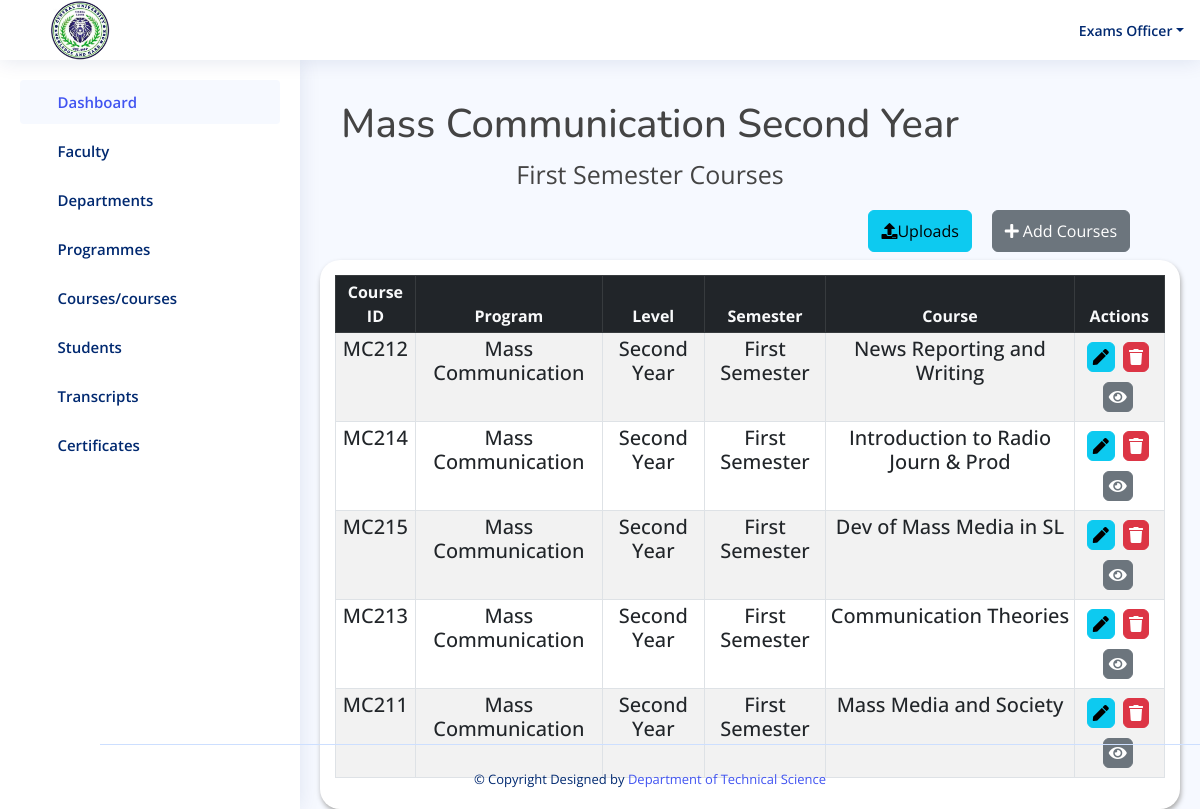
Page /result/masscom_year2_first_semester/ (signed in) on the committed database.
### result/models.py (models this page shows, shortened)
class masscom_year2_semester1(models.Model):
    code = models.CharField(max_length=50, default='')
    program = models.ForeignKey(Program, on_delete=models.CASCADE)
    level = models.CharField(max_length=20, choices=YEAR2_LEVEL2)
    semester = models.CharField(max_length=20,choices=YEAR2_SEMESTER1)
    course = models.CharField(max_length=50)

class Program(models.Model):
    program = models.CharField(max_length=100)
    department = models.ForeignKey(Department, on_delete=models.CASCADE)
    def __str__(self):
        return self.program

### result/views.py (the view)
# urls.py: path('masscom_year2_first_semester/', views.masscom_year2_first_semester, name='masscom_year2_first_semester'),
@login_required(login_url='login')
def masscom_year2_first_semester(request):
    masscom_yr2_sem1 = masscom_year2_semester1.objects.all()
    if request.method == 'POST':
        form = massCourseForm3(request.POST)
        if form.is_valid():
            course = form.cleaned_data['course']
            if masscom_year2_semester1.objects.filter(course=course).exists():
                messages.error(request, f"'{course}' already exists!")
                return redirect('masscom_year2_first_semester')  # Redirect back to the faculty page without saving the form
            form.save()
            messages.success(request, "Course has been added!")
            return redirect('masscom_year2_first_semester')
    else:
        form = massCourseForm3()
    return render(request, 'result/masscom_year2_first_semester.html', {'masscom_yr2_sem1': masscom_yr2_sem1, 'form': form})

### templates/result/masscom_year2_first_semester.html (shortened to what this page needs)
{% load static %}
<!DOCTYPE html>
<html lang="en">
<head>
  <link href="https://cdn.datatables.net/v/bs5/jszip-2.5.0/dt-1.13.4/b-2.3.6/b-html5-2.3.6/b-print-2.3.6/datatables.min.css" rel="stylesheet"/>
   <link rel="stylesheet" href="https://cdnjs.cloudflare.com/ajax/libs/font-awesome/5.15.4/css/all.min.css" />
  <link href="{% static 'assets/vendor/bootstrap/css/bootstrap.min.css' %}" rel="stylesheet">
  <link href="{% static 'assets/vendor/bootstrap-icons/bootstrap-icons.css' %}" rel="stylesheet">
  <link href="{% static 'assets/vendor/boxicons/css/boxicons.min.css' %}" rel="stylesheet">
  <link href="{% static 'assets/vendor/quill/quill.snow.css' %}" rel="stylesheet">
  <link href="{% static 'assets/vendor/quill/quill.bubble.css' %}" rel="stylesheet">
  <link href="{% static 'assets/vendor/remixicon/remixicon.css' %}" rel="stylesheet">
  <link href="{% static 'assets/vendor/simple-datatables/style.css' %}" rel="stylesheet">
  <link href="{% static 'assets/style.css'%}" rel="stylesheet">
  <link rel="stylesheet" href="{% static 'assets/css/result.css' %}">
</head>
<body>
 <header id="header" class="header fixed-top d-flex align-items-center">
  <div class="d-flex align-items-center justify-content-between">
    <img style="width: 60px; margin-left: -250px; margin-right: 50px; margin-top: 30px; margin-bottom:30px;"  src="{% static 'assets/img/cusl.jpeg' %}" alt="">
    <i class="bi bi-list toggle-sidebar-btn"></i>
  </div>
  <nav class="header-nav ms-auto">
    <ul class="d-flex align-items-center">
      <li class="nav-item dropdown pe-3">
        <a class="nav-link nav-profile d-flex align-items-center pe-0" href="#" data-bs-toggle="dropdown">
          <span class="d-none d-md-block dropdown-toggle ps-2">Exams Officer</span>
        </a>
      </li>
    </ul>
  </nav>
</header>
 <aside id="sidebar" class="sidebar">
  <ul class="sidebar-nav" id="sidebar-nav">
    <li class="nav-item">
      <a class="nav-link " href="{% url 'admin1' %}">
        <i class="bi bi-grid"></i>
        <span>Dashboard</span>
      </a>
    </li>
    <li class="nav-item">
      <a class="nav-link collapsed" data-bs-target="#components-nav" data-bs-toggle="collapse" href="#">
        <i class="bi bi-menu-button-wide"></i><span>Faculty</span><i class="bi bi-chevron-down ms-auto"></i>
      </a>
    </li>
    <li class="nav-item">
      <a class="nav-link collapsed" data-bs-target="#forms-nav" data-bs-toggle="collapse" href="#">
        <i class="bi bi-journal-text"></i><span>Departments</span><i class="bi bi-chevron-down ms-auto"></i>
      </a>
    </li>
    <li class="nav-item">
      <a class="nav-link collapsed" data-bs-target="#tables-nav" data-bs-toggle="collapse" href="#">
        <i class="bi bi-layout-text-window-reverse"></i><span>Programmes</span><i class="bi bi-chevron-down ms-auto"></i>
      </a>
    </li>
    <li class="nav-item">
      <a class="nav-link collapsed" data-bs-target="#charts-nav" data-bs-toggle="collapse" href="#">
        <i class="bi bi-bar-chart"></i><span>Courses/courses</span><i class="bi bi-chevron-down ms-auto"></i>
      </a>
    </li>
    <li class="nav-item">
      <a class="nav-link collapsed" data-bs-target="#icon-nav" data-bs-toggle="collapse" href="#">
        <i class="bi bi-person"></i><span>Students</span><i class="bi bi-chevron-down ms-auto"></i>
      </a>
    </li>
    <li class="nav-item">
      <a class="nav-link collapsed" data-bs-target="#iconnavi" data-bs-toggle="collapse" href="#">
        <i class="bi bi-person"></i><span>Transcripts</span><i class="bi bi-chevron-down ms-auto"></i>
      </a>
    </li>
    <li class="nav-item">
      <a class="nav-link collapsed" data-bs-target="#iconnav" data-bs-toggle="collapse" href="#">
        <i class="bi bi-person"></i><span>Certificates</span><i class="bi bi-chevron-down ms-auto"></i>
      </a>
    </li>
  </ul>
</aside>
    <div class="container" style="margin-top:100px;">
            <div class="col-md-12">
                <h1 class="text-center" style="margin-left:100px;">Mass Communication Second Year</h1>
                <p class="text-center" style="margin-left:100px; font-size: 25px;">First Semester Courses</p>
            </div>
        </div>
        <div class="row">
          <div class="col-md-12">
              <div class="d-flex justify-content-end">
                <a href="{% url 'upload_masscom_course3' %}" class="btn btn-info btn mb-2  py-2"
                   style="margin-right:20px;" type="submit">
                  <i class="fa fa-upload" aria-hidden="true"></i>Uploads</a>
                  <a href="" class="btn btn-secondary btn mb-2  py-2"
                  data-bs-toggle="modal" data-bs-target="#exampleModalt" style="margin-right:70px;">
                  <i class="fas fa-plus">&nbsp;</i>Add Courses</a>
              </div>
          </div>
      </div>
        <div class="row ml-5 pl-5">
            <div class="col-12">
                <div class="data_table" style="margin-left:320px; margin-right: 20px;">
                    <table id="example" class="table table-striped table-bordered table-sm" >
                        <thead class="table-dark text-center text-light">
                            <tr>
                                <th  class="text-center">Course ID</th>
                                <th  class="text-center">Program</th>
                                <th  class="text-center">Level</th>
                                <th  class="text-center">Semester</th>
                                <th  class="text-center">Course</th>
                                <th  class="text-center">Actions</th>
                            </tr>
                        </thead>
                        <tbody  class="text-center h5">
                          {% for obj in masscom_yr2_sem1%}
                            <tr>
                                <td>{{obj.code }}</td>
                                <td>{{obj.program }}</td>
                                <td>{{obj.level }}</td>
                                <td>{{obj.semester }}</td>
                                <td>{{obj.course }}</td>
                                    <td>
                                        <a href="{% url 'edit_masscom_year2_first_semester' obj.id%}" class="btn btn-info" title="Edit Patient">
                                            <i class="fas fa-pen"></i>
                                        </a>
                                        <a href="{% url 'delete_masscom_year2_first_semester' obj.id%}"  class="btn btn-danger" title="Edit Patient">
                                            <i class="fas fa-trash"></i>
                                        </a>
                                        <a href="{% url 'view_masscom_year2_first_semester' obj.id%}"  class="btn btn-secondary" title="Edit Patient">
                                            <i class="fas fa-eye"></i>
                                        </a>
                                    </td>
                            </tr>
                            {% endfor %}
                        </tbody>
                    </table>
                </div>
            </div>
        </div>
<footer id="footer" class="footer fixed-bottom" style="margin-left: 100px;">
  <div class="credits">
    &copy; Copyright  Designed by <a href="">Department of Technical Science</a>
  </div>
</footer>
</body>
</html>

### static/assets/style.css (style rules this page uses)
:root { scroll-behavior: smooth; }
body { font-family: "Open Sans", sans-serif; background: #f6f9ff; color: #444444; }
a { color: #4154f1; text-decoration: none; }
h1, h2, h3, h4, h5, h6 { font-family: "Nunito", sans-serif; }
.header { transition: all 0.5s; z-index: 997; height: 60px; box-shadow: 0px 2px 20px rgba(1, 41, 112, 0.1); background-color: #fff; padding-left: 20px; }
.header .toggle-sidebar-btn { font-size: 32px; padding-left: 10px; cursor: pointer; color: #012970; }
.header-nav ul { list-style: none; }
.header-nav>ul { margin: 0; padding: 0; }
.header-nav .nav-profile { color: #012970; }
.header-nav .nav-profile span { font-size: 14px; font-weight: 600; }
.sidebar { position: fixed; top: 60px; left: 0; bottom: 0; width: 300px; z-index: 996; transition: all 0.3s; padding: 20px; overflow-y: auto; scrollbar-width: thin; scrollbar-color: #aab7cf transparent; box-shadow: 0px 0px 20px rgba(1, 41, 112, 0.1); background-color: #fff; }
@media (min-width: 1200px) { #main, #footer { margin-left: 300px; } }
.sidebar-nav { padding: 0; margin: 0; list-style: none; }
.sidebar-nav li { padding: 0; margin: 0; list-style: none; }
.sidebar-nav .nav-item { margin-bottom: 5px; }
.sidebar-nav .nav-link { display: flex; align-items: center; font-size: 15px; font-weight: 600; color: #4154f1; transition: 0.3; background: #f6f9ff; padding: 10px 15px; border-radius: 4px; }
.sidebar-nav .nav-link i { font-size: 16px; margin-right: 10px; color: #4154f1; }
.sidebar-nav .nav-link.collapsed { color: #012970; background: #fff; }
.sidebar-nav .nav-link.collapsed i { color: #899bbd; }
.sidebar-nav .nav-link .bi-chevron-down { margin-right: 0; transition: transform 0.2s ease-in-out; }
.footer { padding: 20px 0; font-size: 14px; transition: all 0.3s; border-top: 1px solid #cddfff; }
.footer .credits { padding-top: 5px; text-align: center; font-size: 13px; color: #012970; }

### static/assets/css/result.css (style rules this page uses)
.data_table { background: #fff; padding: 15px; box-shadow: 1px 3px 5px #aaa; border-radius: 20px; }
.data_table .btn { padding: 2px 5px; margin: 5px 3px 5px 0; }

### rows in the picture
masscom_year2_semester1: code "MC212", program "Mass Communication", level "Second Year", semester "First Semester", course "News Reporting and Writing"
masscom_year2_semester1: code "MC214", program "Mass Communication", level "Second Year", semester "First Semester", course "Introduction to Radio Journ & Prod"
masscom_year2_semester1: code "MC215", program "Mass Communication", level "Second Year", semester "First Semester", course "Dev of Mass Media in SL"
masscom_year2_semester1: code "MC213", program "Mass Communication", level "Second Year", semester "First Semester", course "Communication Theories"
masscom_year2_semester1: code "MC211", program "Mass Communication", level "Second Year", semester "First Semester", course "Mass Media and Society"
